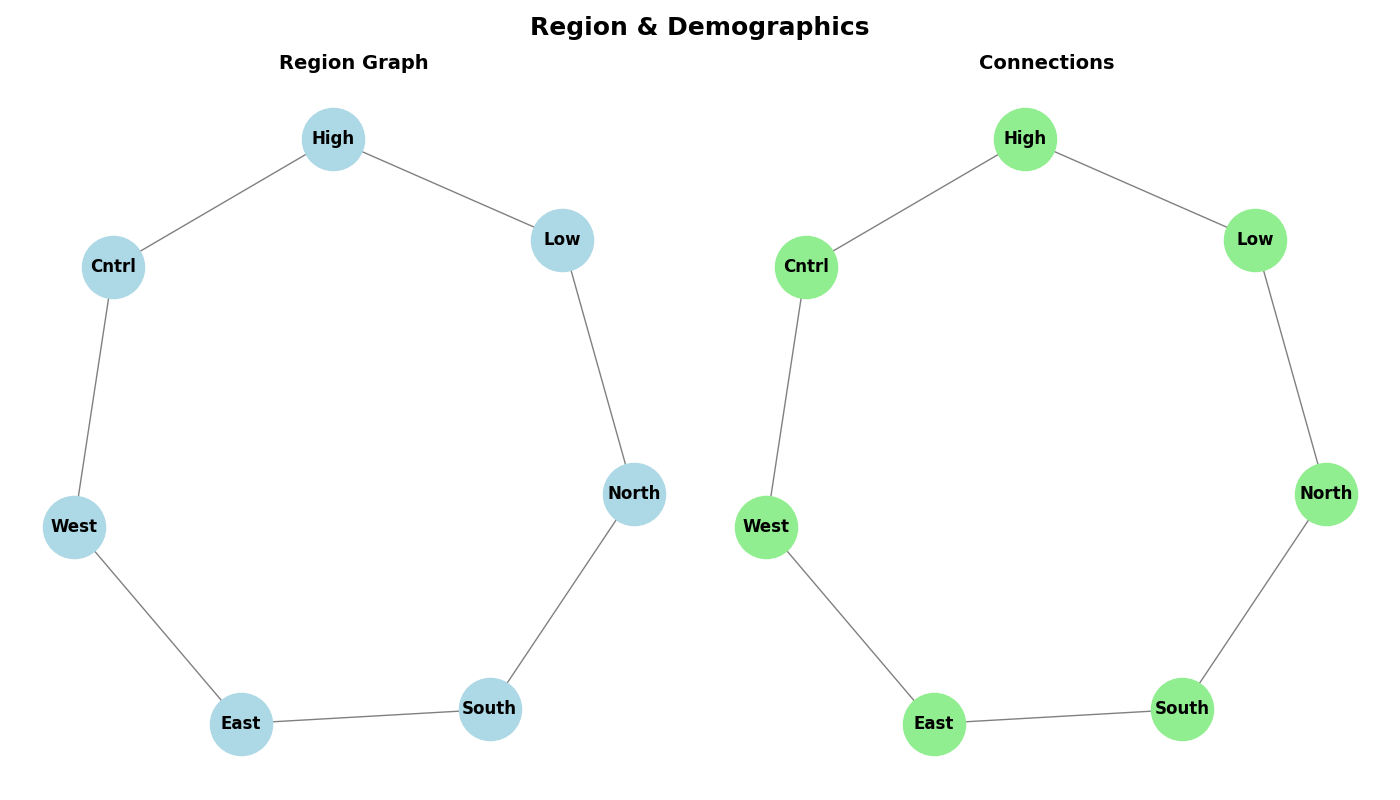

Recreate this plot in Python.
import matplotlib.pyplot as plt
import networkx as nx

regions = ['North', 'South', 'East', 'West', 'Cntrl', 'High', 'Low']

regional_connections = [
    ('North', 'South'),
    ('South', 'East'),
    ('East', 'West'),
    ('West', 'Cntrl'),
    ('Cntrl', 'High'),
    ('High', 'Low'),
    ('Low', 'North')
]

G = nx.Graph()

G.add_nodes_from(regions)
G.add_edges_from(regional_connections)

fig, ax = plt.subplots(1, 2, figsize=(14, 8))

pos = nx.spring_layout(G, seed=42)

nx.draw(G, pos, ax=ax[0], with_labels=True, node_color='lightblue', edge_color='grey', node_size=2000, font_weight='bold')
ax[0].set_title('Region Graph', fontsize=14, fontweight='bold')

nx.draw(G, pos, ax=ax[1], with_labels=True, node_color='lightgreen', edge_color='grey', node_size=2000, font_weight='bold')
ax[1].set_title('Connections', fontsize=14, fontweight='bold')

fig.suptitle('Region & Demographics', fontsize=18, fontweight='bold', y=0.98)
plt.tight_layout()
plt.show()
